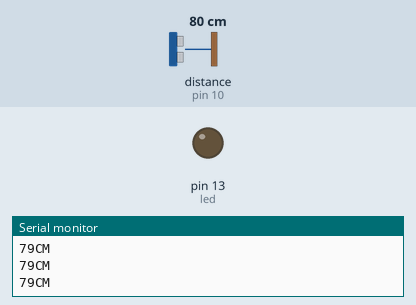
Recording of a sketch running on a simulated Arduino Uno, built with avr-gcc and run on an emulated ATmega328P. Parts: output pins drawn as LEDs (lit = HIGH), the last lines printed to the serial monitor. Wiring (inferred from the names in the program): ultrasonic range finder: trigger pin 9; echo pin 10. Inputs (shaded band) come from the test bench; at power-on: distance to the obstacle (sensor on pin 10) 80 cm. The echo pulse lasts 58.3 µs per cm; pins used as bus, display or sensor lines are not drawn.

Above: at 1.3 s.
1.4 s: distance to the obstacle (sensor on pin 10) set to 23 cm
3.2 s: distance to the obstacle (sensor on pin 10) set to 19 cm
At 4.7 s:
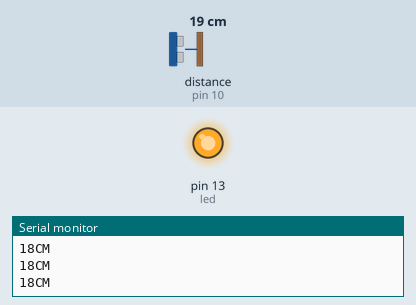
5.5 s: distance to the obstacle (sensor on pin 10) set to 35 cm
At 6.7 s:
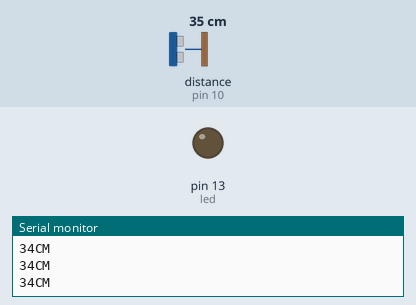
7.5 s: distance to the obstacle (sensor on pin 10) set to 2 cm
At 8.7 s:
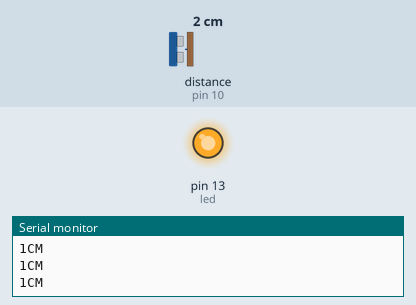
Timing chart, 0 to 10.5 s (numbered marks = the images above; inputs shaded):
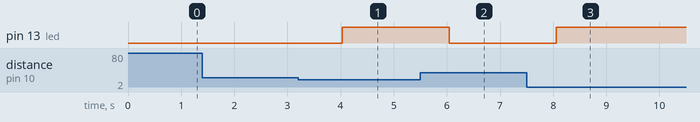

Measured:
- the behaviour switches between 22 and 21 cm on distance to the obstacle (sensor on pin 10) (found by bisection; images 0 and 1)
- after the input at 3.2 s, pin 13 (led): LOW → HIGH after 0.83 s
- after the input at 5.5 s, pin 13 (led): HIGH → LOW after 0.55 s
- after the input at 7.5 s, pin 13 (led): LOW → HIGH after 0.56 s

The sketch:

ultrasonicsensor_interface.ino
```cpp
//************ULECTRON*************

int trigPin = 9;
int echoPin = 10;
int led = 13;


void setup() {
  Serial.begin(9600);
   pinMode(led, OUTPUT);
   pinMode(trigPin, OUTPUT);
  pinMode(echoPin, INPUT);
  // put your setup code here, to run once:

}

void loop() {
  long duration, distance;
  digitalWrite(trigPin,HIGH);
  delayMicroseconds(1000);
  digitalWrite(trigPin, LOW);
  duration=pulseIn(echoPin, HIGH);
  distance =(duration/2)/29.1;
  Serial.print(distance);
  Serial.println("CM");
  delay(500);

 if((distance<=20))
  {
    digitalWrite(led, HIGH);
}
   else if(distance>10)
 {
     digitalWrite(led, LOW);
   }
}
```
